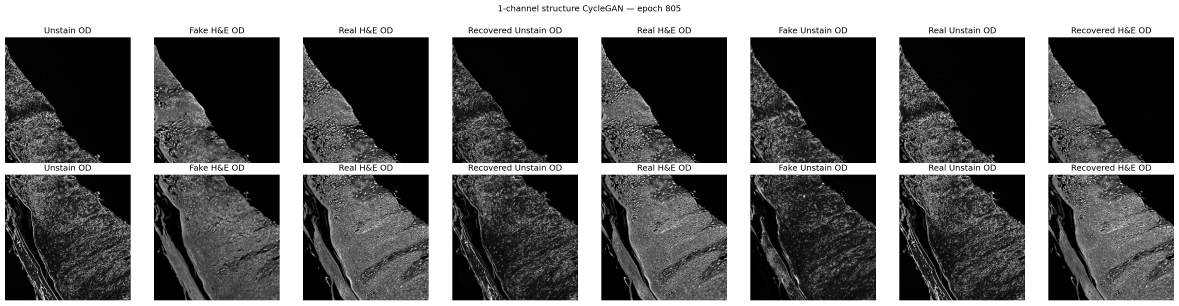
#> input picture docs/assets/unstain2hne_wsi_report/stage1_structure_epoch0805.png, 3537 x 916 px (shown at 1/3 size)
$ python build_biomedical_abstract.py
#> lines starting #> are read from the running program, lines starting #| are printed output that depends on the picture
from __future__ import annotations

from pathlib import Path

from PIL import Image
from docx import Document
from docx.enum.table import WD_CELL_VERTICAL_ALIGNMENT, WD_TABLE_ALIGNMENT
from docx.enum.text import WD_ALIGN_PARAGRAPH
from docx.oxml import OxmlElement
from docx.oxml.ns import qn
from docx.shared import Cm, Mm, Pt, RGBColor


HERE = Path(__file__).resolve().parent
ASSET_DIR = HERE / "assets" / "unstain2hne_wsi_report"
OUTPUT = HERE / "Unstain2HnE_의공학_확장초록.docx"
FIGURE_1 = ASSET_DIR / "biomedical_abstract_figure1.png"

FONT = "Noto Sans CJK KR"
BODY_SIZE = 9.0


# [189 lines left out: functions set_run_font, set_paragraph, add_text, add_heading, set_cell_margins, remove_table_borders and 6 more, not called in this run]


def compose_stage_figure():
    stage1 = Image.open(ASSET_DIR / "stage1_structure_epoch0805.png").convert("RGB")
    stage2 = Image.open(ASSET_DIR / "stage2_color_epoch0952.png").convert("RGB")
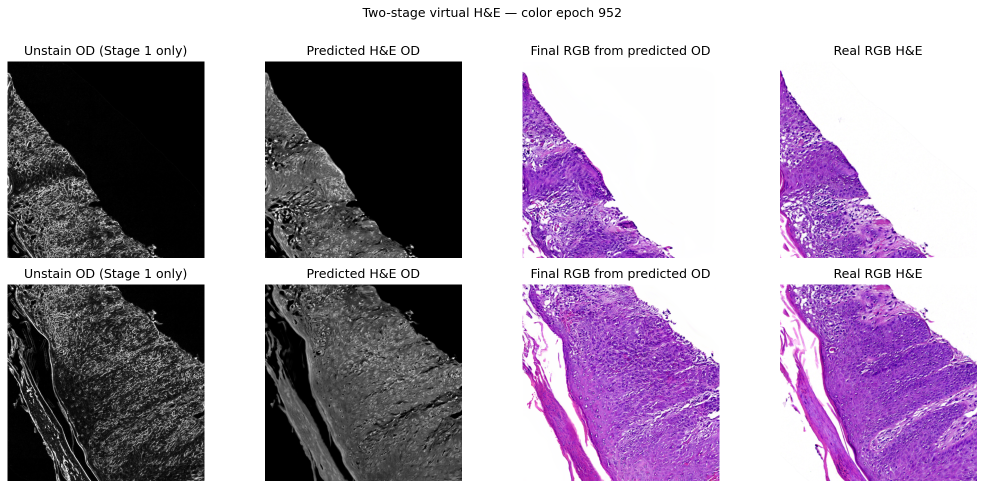
#> input picture docs/assets/unstain2hne_wsi_report/stage2_color_epoch0952.png, 1968 x 977 px (shown at 1/2 size)
    target_width = 1800
    images = []
    for image in (stage1, stage2):
        height = round(image.height * target_width / image.width)
        images.append(image.resize((target_width, height), Image.Resampling.LANCZOS))
#> this loop made 2 passes
#> height on passes 1 to 2: 466, 894
#> after the loop, images = 2 items
    gap = 25
    canvas = Image.new("RGB", (target_width, sum(im.height for im in images) + gap), "white")
#> canvas: PIL image 1800x1385 RGB; every value is 255
    y = 0
    for image in images:
        canvas.paste(image, (0, y))
        y += image.height + gap
#> this loop made 2 passes
#> y on passes 1 to 2: 491, 1410
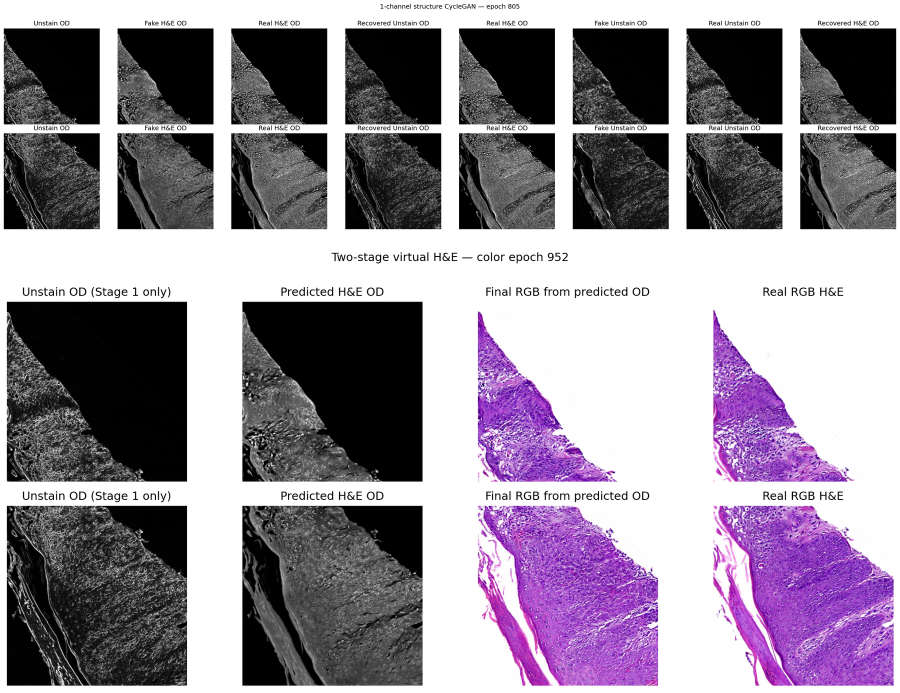
#> canvas: PIL image 1800x1385 RGB (shown at 1/2 size); mean R, G, B 147.6, 138.8, 151.3
#> after the loop, y = 1410
    canvas.save(FIGURE_1, quality=95)


# [11 lines left out: function add_page_number, not called in this run]


def build_document():
    compose_stage_figure()
    doc = Document()
    section = doc.sections[0]
    section.page_width = Mm(210)
    section.page_height = Mm(297)
    section.top_margin = Mm(12)
    section.bottom_margin = Mm(12)
    section.left_margin = Mm(13)
    section.right_margin = Mm(13)
    section.header_distance = Mm(5)
    section.footer_distance = Mm(6)
    add_page_number(section)

    normal = doc.styles["Normal"]
    normal.font.name = FONT
    normal._element.rPr.rFonts.set(qn("w:eastAsia"), FONT)
    normal.font.size = Pt(BODY_SIZE)

    title = add_text(
        doc,
        "염색 전 피부조직 영상의 구조–색상 분리형 2단계 가상 H&E 생성 및 전슬라이드 영상 재구성",
        size=15, bold=True, align=WD_ALIGN_PARAGRAPH.CENTER, before=0, after=2, line=1.08,
    )
    title.paragraph_format.keep_with_next = True
    add_text(
        doc,
        "Structure–Color Decoupled Two-stage Virtual H&E Generation and Whole-slide Reconstruction from Unstained Skin Tissue",
        size=9, italic=True, align=WD_ALIGN_PARAGRAPH.CENTER, after=3, line=1.0, keep=True,
    )
    add_text(
        doc, "이영섭¹ · [공동저자]² · [교신저자]¹*",
        size=9.2, bold=True, align=WD_ALIGN_PARAGRAPH.CENTER, after=1, keep=True,
    )
    add_text(
        doc, "¹[소속 및 학과], ²[공동연구기관]  |  *Corresponding: [e-mail]",
        size=7.8, align=WD_ALIGN_PARAGRAPH.CENTER, after=4, keep=True,
    )

    abstract_table = doc.add_table(rows=1, cols=1)
    abstract_table.alignment = WD_TABLE_ALIGNMENT.CENTER
    cell = abstract_table.cell(0, 0)
    set_cell_margins(cell, 80, 120, 75, 120)
    shade_cell(cell, "F7F3F8")
    add_text(cell, "초 록", size=9.2, bold=True, align=WD_ALIGN_PARAGRAPH.CENTER, after=2, keep=True)
    add_text(
        cell,
        "염색 전 조직 영상 기반 가상 H&E는 신속한 조직 확인 가능성을 제공하지만, 입력에서 관찰되지 않는 세포 구조의 생성과 패치 기반 전슬라이드 영상(WSI)의 색상 불연속이 문제이다. 본 연구에서는 구조 생성과 색상 생성을 분리한 2단계 가상염색 방법을 제안하였다. 1단계는 전역 보정된 1채널 optical density(OD)를 입력받는 CycleGAN으로 H&E 구조 OD를 예측하고, 2단계는 예측 OD만으로 RGB H&E를 생성한다. 0.5 MPP의 2048×2048 패치를 동일 시야의 2.0 MPP, 512×512 입력으로 변환하여 학습하였다. 실제 H&E를 moving, Unstain을 fixed 영상으로 정의하고 조직 마스크 기반 affine ECC 정합을 수행했으며, thumbnail 변환행렬을 level-0 및 2.0 MPP 좌표계로 변환하여 정량평가에 적용하였다. WSI 추론에는 50% overlap과 cosine blending을 적용하고, 배경 마스크를 합성 후 전역적으로 처리하였다. 7명 8개 held-out WSI의 129개 조직 타일에서 정합된 실제 H&E와 비교한 결과, virtual H&E는 입력 Unstain baseline 대비 tissue SSIM 0.118에서 0.149, full PSNR 13.67 dB에서 18.01 dB, LPIPS 0.358에서 0.223, ΔE2000 37.54에서 15.01로 개선되었다. Hematoxylin 공간 상관계수는 0.104에서 0.527로 증가하였다. 평균 tissue-mask IoU는 정합 전 0.829에서 정합 후 0.939로 증가하였다. 또한 seam ratio는 1.158에서 1.033으로 감소하여 타일 경계 초과 불연속이 약 79% 줄었다. 제안 방법은 2.0 MPP 조직학적 표현과 WSI 연속성을 개선했으나, 입력에서 누락된 개별 세포의 진위성을 보장하지 않으므로 외부 코호트 및 병리의사 평가가 추가로 필요하다.",
        size=8.0, align=WD_ALIGN_PARAGRAPH.JUSTIFY, after=2, line=1.0,
    )
    add_text(
        cell,
        "핵심어: Virtual staining, H&E, CycleGAN, optical density, whole-slide image, digital pathology",
        size=7.6, bold=True, align=WD_ALIGN_PARAGRAPH.LEFT, after=0,
    )
    remove_table_borders(abstract_table)

    page1 = doc.add_table(rows=1, cols=2)
    page1.alignment = WD_TABLE_ALIGNMENT.CENTER
    page1.autofit = False
    remove_table_borders(page1)
    left, right = page1.rows[0].cells
    for current in (left, right):
        current.width = Cm(8.9)
        current.vertical_alignment = WD_CELL_VERTICAL_ALIGNMENT.TOP
        set_cell_margins(current, 40, 70, 20, 70)
        current.text = ""

    add_heading(left, "1", "서론")
    add_text(
        left,
        "가상염색은 염색 전 조직에서 H&E와 유사한 영상을 생성하여 염색 시간과 조직 소모를 줄일 가능성이 있다. 그러나 피부조직의 Unstained 영상은 H&E에서 강조되는 핵과 일부 세포 구조를 충분히 포함하지 않으며, 정합된 쌍에도 절편 변형과 국소 오차가 존재한다. 강한 pixel-wise paired loss는 이러한 오차를 학습할 수 있고, 단일 단계 RGB 생성은 구조와 색상 문제를 동시에 해결해야 한다.",
    )
    add_text(
        left,
        "본 연구의 목표는 (1) 구조와 색상 생성을 분리하고, (2) 잔여 정합 오차에 강한 cycle consistency를 유지하며, (3) WSI 타일 경계와 배경 불연속을 최소화하는 것이다.",
    )

    add_heading(left, "2", "재료 및 방법")
    add_text(
        left,
        "Paired Unstained–H&E 피부조직 패치를 case 단위로 train/validation에 분리하였다(seed=42). 원본 0.5 MPP, 2048 px 패치는 동일 물리 시야를 유지하여 2.0 MPP, 512 px로 변환하였다. OD는 영상별 min–max가 아니라 256개 학습 영상으로 보정한 전역 범위를 사용했고, 네트워크 입력은 [−1, 1]로 변환하였다.",
    )
    add_text(
        left,
        "Stage 1은 6개 residual block을 갖는 1채널 ResNet CycleGAN이다. 양방향 adversarial 및 cycle/identity loss를 유지하면서 paired L1, SSIM, gradient, background loss를 결합하였다. 이는 구조 정합 정보를 사용하되 작은 registration error에 대한 과의존을 줄이기 위한 구성이다.",
    )
    add_text(
        left,
        "Stage 2는 predicted H&E OD 한 채널만 입력받아 RGB H&E를 생성한다. RGB, full-resolution SSIM, gradient, Laplacian, adversarial 및 background loss를 사용하고, bilinear upsampling 뒤 residual detail refinement를 적용하였다. 원본 Unstain 또는 real H&E OD teacher 경로는 사용하지 않았으며 blur 기반 loss도 제외하였다.",
    )
    add_bullet(left, "Stage 1 latest checkpoint: epoch 805")
    add_bullet(left, "Stage 2 latest checkpoint: epoch 952")
    add_bullet(left, "평가 해상도: 2.0 MPP")

    add_heading(right, "2.1", "WSI 생성 및 평가 개요")
    add_text(
        right,
        "WSI는 512 px 타일, 256 px overlap(stride 256)으로 추론하였다. 겹침 구간은 flat-centre cosine weight로 합성하고, source-derived background mask는 합성 완료 후 WSI 좌표계에서 한 번만 적용하였다. 조직 픽셀에는 blur를 적용하지 않았으며 pyramidal TIFF는 JPEG quality 95로 저장하였다.",
    )
    add_text(
        right,
        "Held-out 7 cases, 8 slides에서 affine registration된 실제 H&E를 기준으로 129개 조직 타일을 평가하였다. SSIM, PSNR, MAE, ΔE2000, LPIPS, stain concentration, gradient correlation, tissue Dice, FID/KID를 계산했다. case-level bootstrap 95% 신뢰구간과 paired Wilcoxon 검정 및 Benjamini–Hochberg 보정을 사용하였다. Registration tissue-mask IoU 0.90을 QC 기준으로 설정하였다.",
    )
    add_picture(
        right, FIGURE_1, 8.3,
        "그림 1. Stage 1의 OD 구조 변환(상)과 Stage 2의 predicted OD 기반 RGB H&E 생성(하).",
    )

    doc.add_page_break()

    registration_page = doc.add_table(rows=1, cols=2)
    registration_page.alignment = WD_TABLE_ALIGNMENT.CENTER
    registration_page.autofit = False
    remove_table_borders(registration_page)
    left, right = registration_page.rows[0].cells
    for current in (left, right):
        current.width = Cm(8.9)
        current.vertical_alignment = WD_CELL_VERTICAL_ALIGNMENT.TOP
        set_cell_margins(current, 20, 70, 20, 70)
        current.text = ""

    add_heading(left, "3", "Unstain–H&E WSI 정합")
    add_text(
        left,
        "동일 검체의 Unstain WSI를 fixed image, 염색 후 H&E WSI를 moving image로 정의하였다. 염색·세척·재스캔 과정에서 발생하는 평행이동, 회전, 배율 변화 및 전단을 보정하기 위해 mask 기반 affine registration을 사용하였다. 정합은 모델 성능평가 이전에 독립적으로 수행했으며, 생성 Virtual H&E에는 변환을 적용하지 않고 real H&E만 Unstain 좌표계로 이동시켰다.",
    )

    add_heading(left, "3.1", "Thumbnail 및 조직 마스크")
    add_text(
        left,
        "각 WSI를 OpenSlide로 읽고 장축 최대 1,000 px의 RGB thumbnail을 생성하였다. 두 영상의 크기가 다르면 흰색 배경으로 중앙 정렬 padding하여 동일 canvas를 만들었다. RGB를 grayscale로 변환하고 5×5 Gaussian smoothing 후 inverse Otsu thresholding으로 tissue mask를 생성하였다.",
    )
    add_text(
        left,
        "Unstain과 H&E의 명암 분포 차이를 보완하기 위해 fixed mask에는 Otsu threshold offset {0, 2, 4, 6, 8, 10}을 각각 적용하고, moving tissue area와 로그 면적비가 가장 가까운 후보를 선택하였다. 5×5 morphological closing 2회와 opening 1회를 적용하고, 전체 canvas의 0.05% 미만인 연결성분(최소 16 px)은 제거하였다.",
    )

    add_heading(left, "3.2", "Affine ECC 최적화")
    add_text(
        left,
        "이진 tissue mask를 σ=3으로 완만하게 만든 뒤, 두 마스크의 centroid 차이로 x–y translation을 초기화하였다. OpenCV Enhanced Correlation Coefficient(ECC)를 affine motion model로 최적화하였다. 종료 조건은 최대 500 iteration 또는 ΔECC<10⁻⁷이며, ECC 내부 Gaussian filter size는 5를 사용하였다. 최종 2×3 inverse warp는 역행렬을 취해 moving H&E→fixed Unstain 방향의 3×3 homogeneous transform으로 저장하였다.",
    )
    add_text(
        left,
        "Affine model은 translation뿐 아니라 rotation, anisotropic scale 및 shear를 포함한다. Held-out 영상에서 회전 범위는 −3.00°–0.88°, scale-x는 1.000–1.013, scale-y는 0.999–1.018이었다.",
    )

    add_heading(left, "3.3", "Level-0 및 목표 MPP 좌표변환")
    add_text(
        left,
        "Thumbnail 정합행렬에는 각 WSI의 원본 크기와 center-padding offset을 역으로 반영하여 level-0 full-resolution H&E→Unstain 행렬을 계산하였다. 평가 시에는 fixed/moving WSI의 실제 MPP를 이용하여 다음과 같이 2.0 MPP raster 좌표계로 변환하였다.",
    )
    add_text(
        left,
        "M₂.₀ = S_fixed · M_level-0 · S_moving⁻¹",
        size=10, bold=True, align=WD_ALIGN_PARAGRAPH.CENTER, before=3, after=3,
    )
    add_text(
        left,
        "Real H&E RGB에는 bilinear interpolation을 적용하고, 유효영역 mask에는 nearest-neighbor interpolation을 적용하였다. 이동 후 canvas 밖 영역은 흰색으로 채우고, valid mask 밖의 픽셀은 모든 paired metric에서 제외하였다. 행렬, 원본 크기, MPP, affine parameter와 품질지표는 slide별 JSON으로 저장하였다.",
    )

    add_heading(right, "3.4", "정합 품질관리")
    add_picture(
        right,
        ASSET_DIR / "registration_WC21-01958_A1-1.png",
        8.4,
        "그림 2. 대표 WSI 정합. Moving H&E, fixed Unstain, 정합 전 중첩, aligned H&E, mask overlap 및 정합 후 중첩을 순서대로 표시하였다.",
    )
    add_registration_table(right)
    add_text(
        right,
        "Held-out 8개 WSI의 평균 mask IoU는 0.829±0.115에서 0.939±0.033으로 증가했고, 평균 ECC score는 0.978±0.019였다. WC21-01958(A1-1)은 IoU가 0.598에서 0.938로 가장 크게 개선되었다. WC21-01356(B1-2)는 정합 후 IoU가 0.868로 QC 기준 0.90을 충족하지 못했다.",
    )
    add_text(
        right,
        "평가 결과는 (1) 전체 8개 WSI 분석과 (2) registration QC-pass 7개 WSI sensitivity analysis로 분리해 저장하였다. ECC가 높더라도 mask IoU가 낮으면 구조적으로 잘못 정렬될 수 있으므로 두 지표를 함께 확인하였다. Affine registration은 전체 조직 형태의 차이를 보정하지만 절편 과정에서 발생한 국소 비선형 변형이나 실제 세포 소실은 복원하지 못한다.",
    )
    add_text(
        right,
        "정합 파이프라인: H&E/Unstain thumbnail → center padding → stain-independent tissue mask → centroid translation initialization → affine ECC → thumbnail-to-level-0 matrix conversion → target-MPP warp → valid-mask 및 IoU/ECC QC",
        size=8.5, bold=True, align=WD_ALIGN_PARAGRAPH.LEFT, before=4, after=3,
    )

    doc.add_page_break()

    page2 = doc.add_table(rows=1, cols=2)
    page2.alignment = WD_TABLE_ALIGNMENT.CENTER
    page2.autofit = False
    remove_table_borders(page2)
    left, right = page2.rows[0].cells
    for current in (left, right):
        current.width = Cm(8.9)
        current.vertical_alignment = WD_CELL_VERTICAL_ALIGNMENT.TOP
        set_cell_margins(current, 20, 70, 20, 70)
        current.text = ""

    add_heading(left, "4", "가상염색 결과")
    add_text(
        left,
        "8개 WSI 모두 추론에 성공하였다. Virtual H&E는 baseline보다 색상·지각적 유사도와 hematoxylin 공간 분포가 개선되었다. Tissue SSIM, coarse SSIM, PSNR, MAE, ΔE2000, LPIPS, H spatial correlation과 tissue Dice의 case-paired 개선은 FDR 보정 후 q≈0.022였다. FID는 232.71에서 106.80, KID는 0.1393에서 0.0357로 감소하였다.",
    )
    add_result_table(left)
    add_picture(
        left,
        ASSET_DIR / "slide_MD22-04155_A1-2.png",
        8.3,
        "그림 3. 대표 WSI의 Unstain 입력, virtual H&E, 정합 real H&E 및 조직 영역 오차.",
    )
    add_text(
        left,
        "Registration QC는 8개 중 7개가 통과했으며, WC21-01356(B1-2)는 mask IoU 0.868로 sensitivity analysis에서 제외 대상으로 표시하였다. 따라서 전체 결과와 QC-pass 결과를 함께 보고해야 한다.",
        size=7.8,
    )

    add_picture(
        right,
        ASSET_DIR / "cohort_metric_summary.png",
        7.9,
        "그림 4. Held-out case-level 평균과 bootstrap 95% 신뢰구간.",
    )
    add_picture(
        right,
        ASSET_DIR / "seam_audit.png",
        8.2,
        "그림 5. 50% overlap cosine blending 적용 전후의 WSI seam 분석.",
    )

    add_heading(right, "5", "고찰")
    add_text(
        right,
        "Stage 1/2 분리는 구조적 OD 생성과 H&E 색상 생성을 서로 다른 목적함수로 최적화할 수 있게 했다. 50% overlap은 추론량을 약 3배 증가시키지만 seam ratio를 1.158에서 1.033으로 낮춰 타일 경계 초과 불연속을 약 79% 감소시켰다. Full grayscale SSIM은 0.502에서 0.495로 소폭 감소했고 Laplacian energy error도 악화되어, 세포 수준 고주파 표현에는 추가 개선이 필요하다.",
    )
    add_text(
        right,
        "Tissue SSIM은 0.149로 full SSIM보다 낮았다. 이는 tissue-only metric이 잔여 registration error와 절편 간 구조 차이에 민감하기 때문이다. 반대로 배경이 포함된 SSIM만 사용하면 성능이 과대평가될 수 있다. 또한 생성된 세포 형태가 plausible하더라도 입력에 없는 개별 세포의 실제 존재를 증명하지는 않는다.",
    )

    add_heading(right, "6", "결론")
    add_text(
        right,
        "제안한 구조–색상 분리형 2단계 모델은 2.0 MPP에서 Unstained 피부조직을 조직학적 virtual H&E로 변환하고 WSI 연속성을 개선하였다. 향후 외부 코호트, 고해상도 핵 검출 일치도, 병리의사 blinded reader study 및 downstream 조직분할·병변분류 검증이 필요하다.",
    )

    add_heading(right, "참고문헌", "")
    references = [
        "[1] Zhu JY, et al. Unpaired Image-to-Image Translation Using Cycle-Consistent Adversarial Networks. ICCV, 2017.",
        "[2] Wang Z, et al. Image Quality Assessment: From Error Visibility to Structural Similarity. IEEE TIP, 2004.",
        "[3] Zhang R, et al. The Unreasonable Effectiveness of Deep Features as a Perceptual Metric. CVPR, 2018.",
        "[4] Heusel M, et al. GANs Trained by a Two Time-Scale Update Rule Converge to a Local Nash Equilibrium. NeurIPS, 2017.",
    ]
    for reference in references:
        add_text(right, reference, size=6.7, align=WD_ALIGN_PARAGRAPH.LEFT, after=1)

    core = doc.core_properties
    core.title = "Unstain2HnE Two-stage Virtual H&E — Biomedical Engineering Abstract"
    core.subject = "Expanded biomedical engineering abstract"
    core.author = "이영섭 외"
    core.keywords = "virtual staining, H&E, CycleGAN, WSI, digital pathology"
    doc.save(OUTPUT)
    return OUTPUT


if __name__ == "__main__":
    print(build_document())
#> (the call stopped at in build_document, `doc = Document()`: docx is not available in this run)
